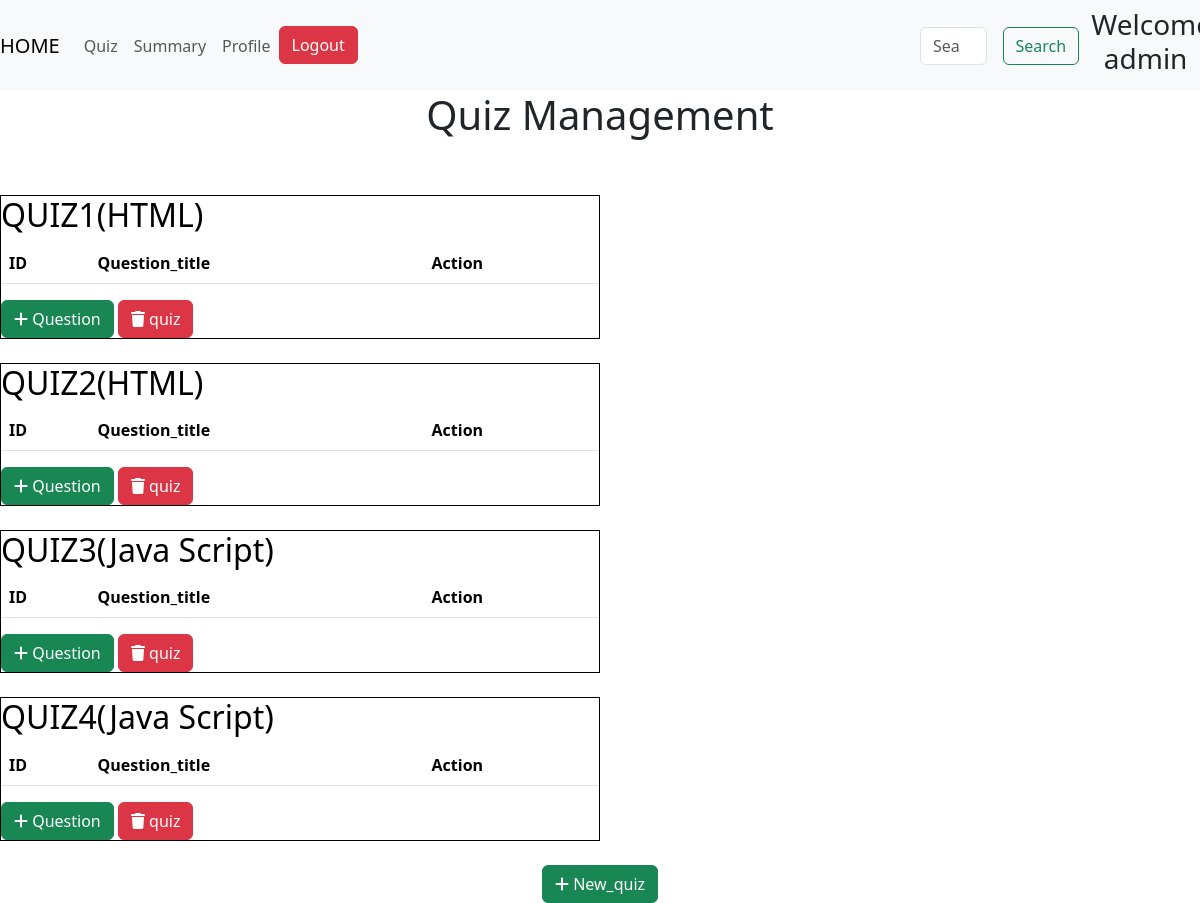
Page /quizz on the earlier database version.
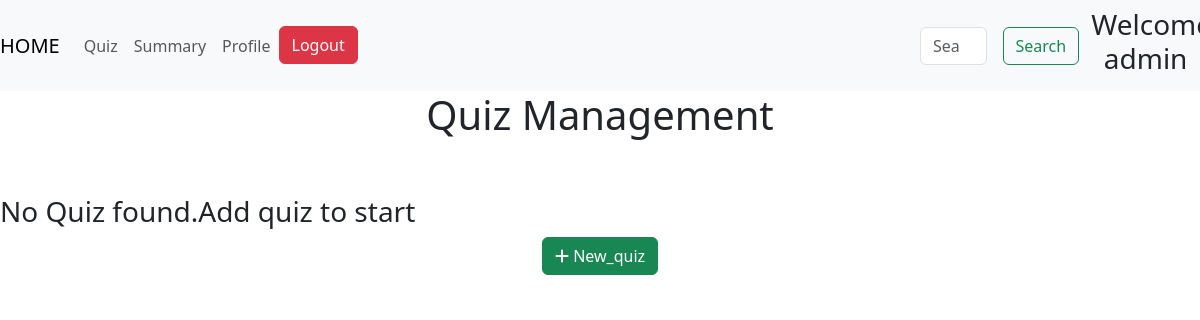
Same page on the later database version.
### models.py (models this page shows)
class Quiz(db.Model):
    id =db.Column(db.Integer, primary_key=True, autoincrement=True)
    chapter_id=db.Column(db.Integer, db.ForeignKey('chapter.id'), nullable=False)
    date_of_quiz=db.Column(db.Date, nullable=False)
    time_duration= db.Column(db.Integer, nullable=False)
    no_of_questions=db.Column(db.Integer, nullable=True)
    notes=db.Column(db.String(50), nullable=True)
    questions=db.relationship('Question', backref='quiz', lazy=True)

class Chapter(db.Model):
    id =db.Column(db.Integer, primary_key=True, autoincrement=True)
    subject_id=db.Column(db.Integer, db.ForeignKey('subject.id'), nullable=False)
    name=db.Column(db.String(50), nullable=False)
    description=db.Column(db.String(100), nullable=True)
    quizs=db.relationship('Quiz', backref='chapter', lazy=True)

### routes.py (the view)
@app.route('/quizz',methods=['GET','POST'])
def quizz():
    chapters = Chapter.query.all()
    quizzes=Quiz.query.all()
    return render_template('quiz_management.html', quizzes=quizzes, chapters=chapters)

### templates/quiz_management.html (shortened to what this page needs)
<!DOCTYPE html>
<html lang="en">
<head>
    <link href="https://cdn.jsdelivr.net/npm/bootstrap@5.3.2/dist/css/bootstrap.min.css" rel="stylesheet">
    <link rel="stylesheet" href="https://cdnjs.cloudflare.com/ajax/libs/aos/2.3.4/aos.css">
    <link rel="stylesheet" href="https://cdnjs.cloudflare.com/ajax/libs/font-awesome/6.7.2/css/all.min.css">
    <link href="https://cdn.jsdelivr.net/npm/bootstrap@5.3.3/dist/css/bootstrap.min.css" rel="stylesheet">
</head>
<body>
    <nav class="navbar navbar-expand-lg navbar-light bg-light">
        <a class="navbar-brand" href="/admin">HOME</a>
        <div class="collapse navbar-collapse" id="navbarSupportedContent">
          <ul class="navbar-nav mr-auto">
            <li class="nav-item active">
              <a class="nav-link" href="#">Quiz <span class="sr-only">(current)</span></a>
            </li>
            <li class="nav-item">
              <a class="nav-link" href="#">Summary</a>
            </li>
            <li class="nav-item">
              <a class="nav-link" href="{{ url_for('profile') }}">Profile</a>
            </li>
            <li class="nav_item">
                <a href="/login" class="btn btn-danger">Logout</a>
            </li>
          </ul>
          <form class="form-inline my-2 my-lg-0" style="display: flex; margin-left:50%;">
            <input class="form-control mr-sm-2" type="search" placeholder="Search" aria-label="Search">
            <button class="btn btn-outline-success my-2 my-sm-0" type="submit" style="margin-left: 1rem;">Search</button>
          </form>
          <div>
            <h3 style="padding-left: 10%; text-align:center">Welcome admin</h3>
          </div>
        </div>
      </nav>
       <h1 style="text-align: center;">Quiz Management</h1>
       <br>
       <br>
       {% if quizzes %}
       {% for quiz in quizzes %}
       <div style="display:inline-block; width:50%; border:1px solid black;">
        <h2 >
          {% set chapter = chapters|selectattr('id', 'equalto', quiz.chapter_id)|list|first %}
          <a href="{{ url_for('quizz', quiz_id=quiz.id) }}" style="text-decoration: none; color:black;">QUIZ{{ quiz.id }}({{ chapter.name }})</a>
        </h2>
        <table class="table">
          <thead>
            <tr>
              <th>ID</th>
              <th>Question_title</th>
              <th>Action</th>
            </tr>
          </thead>
        </table>
        <a href="/question/add/{{ quiz.id }}" class="btn btn-success">
          <i class="fas fa-add"></i>
          Question
        </a>
        <a href="/quiz/delete/{{ quiz.id }}" class="btn btn-danger">
          <i class=" fa-solid fa-trash"></i>
          quiz
        </a>
       </div>
       <br>
       <br>
       {% endfor %}
       {% else %}
       <h3> No Quiz found.Add quiz to start <h3>
       {% endif %}
       <div style="text-align: center;">
        <a href="{{ url_for('new_quiz') }}" class="btn btn-success">
          <i class="fas fa-add"></i>
          New_quiz
        </a>
       </div>
</body>
</html>

Differences in the rows shown:
removed Quiz: id "1"
removed Chapter: name "HTML"
removed Quiz: id "2"
removed Quiz: id "3"
removed Chapter: name "Java Script"
removed Quiz: id "4"
Other differences:
text now shown: "No Quiz found.Add quiz to start"
